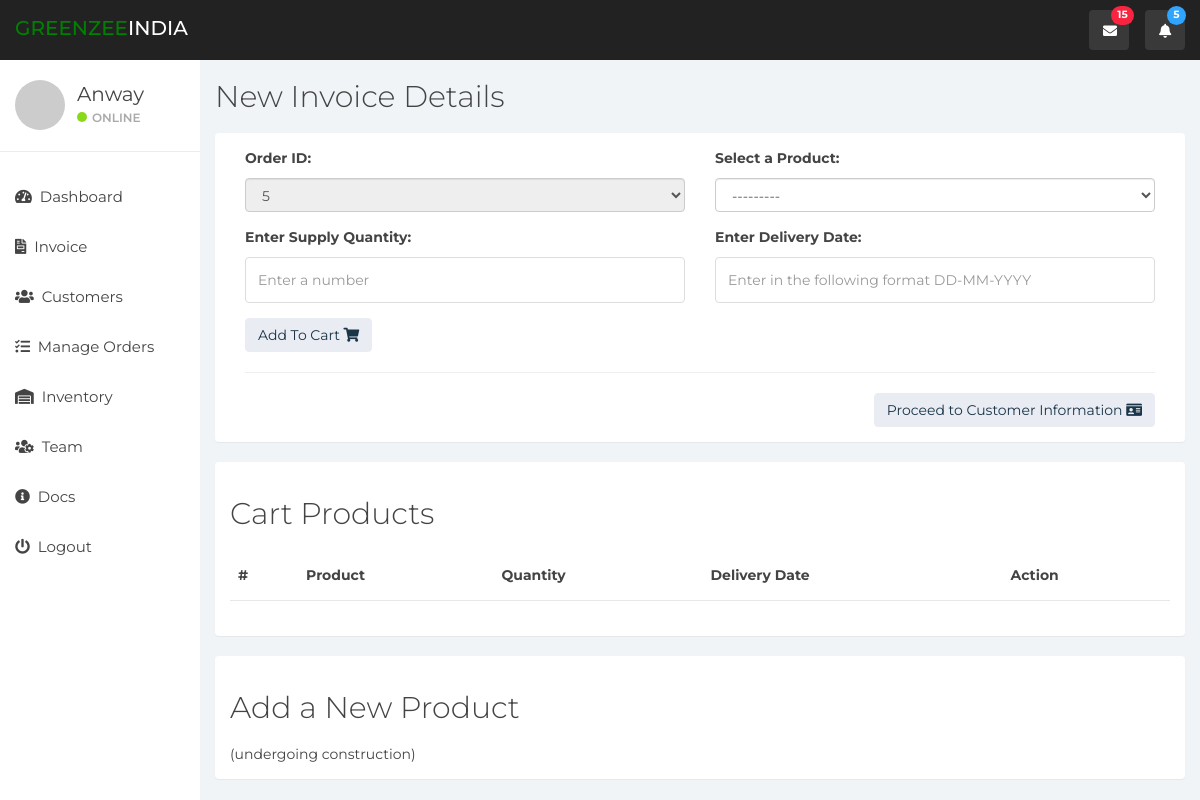
Screenshot of /invoice/add/selectProducts/5/ (signed in) with the database file from the repository.
### accounts/models.py (models this page shows, shortened)
class employee_table(AbstractBaseUser):
    employee_id = models.CharField(max_length=20, null=True, blank=True)
    first_name = models.CharField(max_length=30)
    last_name = models.CharField(max_length=30)
    email = models.EmailField(unique=True)
    mobileNumber = models.CharField(max_length=10, null=True, blank=True)
    address = models.CharField(max_length=200, null=True, blank=True)
    city = models.CharField(max_length=30, null=True, blank=True)
    pincode = models.IntegerField(null=True)
    state = models.CharField(max_length=35, null=True, choices=STATES)
    country = models.CharField(max_length=50, null=True, choices=COUNTRIES)
    organization_id = models.ForeignKey(organization_table, null=True, blank=True)
    privilege_id = models.ForeignKey(employee_privilege_table, null=True, blank=True)
    joining_date = models.DateField(auto_now=True, null=True, blank=True)
    last_login = models.DateTimeField(null=True)
    termination_date = models.DateField(null=True, blank=True)
    is_user = models.NullBooleanField()
    is_active = models.BooleanField(default=True)
    is_staff = models.BooleanField(default=True)
    api_token = models.UUIDField(default=uuid.uuid4, editable=False)
    token_created_date = models.DateTimeField(auto_now_add=True)
    objects = CustomUserManager()
    USERNAME_FIELD = 'email'
    REQUIRED_FIELDS = ['employee_id', 'first_name', 'mobileNumber']
    class Meta:
        verbose_name = "Employee"
        verbose_name_plural = "Employees"

### order/models.py (models this page shows)
class order_table(models.Model):
    order_id = models.AutoField(primary_key=True)
    customer_id = models.ForeignKey(customer_table, blank=True, null=True)
    organization_id = models.ForeignKey(organization_table, null=True, blank=True, default="")
    customer_address_id = models.ForeignKey(customer_address_table, null=True, blank=True, default="") # Billing/Shipping address
    employee_id = models.ForeignKey(employee_table, null=True, blank=True, default="")
    order_number = models.CharField(max_length=11)
    creation_date = models.DateField(auto_now=True)
    creation_time = models.TimeField(auto_now=True, null=True)
    status = models.CharField(max_length=11, null=True, default="", choices=ORDER_STATUS)
    def __unicode__(self):
        val = str(self.order_id)
        return val
    class Meta:
        verbose_name = "Order"
        verbose_name_plural = "Orders"

### stock/models.py (models this page shows, shortened)
class products_table(models.Model):
    product_id = models.IntegerField(primary_key=True)
    name = models.CharField(max_length=60)
    description = models.TextField(null=True, blank=True)
    actual_price = models.DecimalField(max_digits=7, decimal_places=2)
    cgst_tax = models.DecimalField(max_digits=4, decimal_places=2, null=True, blank=True, choices=GST_RATE, default=0)
    sgst_tax = models.DecimalField(max_digits=4, decimal_places=2, null=True, blank=True, choices=GST_RATE, default=0)
    igst_tax = models.DecimalField(max_digits=4, decimal_places=2, null=True, blank=True, choices=GST_RATE, default=0)
    post_tax_price = models.DecimalField(max_digits=7, decimal_places=2, null=True, blank=True)
    launch_date = models.DateField(null=True, blank=True)
    def __str__(self):
        return self.name

### invoice/views.py (the view)
# urls.py: url(r'invoice/add/selectProducts/(?P<id>\d+)/', views.select_products_for_order, name='product-order'),
def select_products_for_order(request, id):
    product_current = product_order_table.objects.filter(order_id_id=id)
    initial_data = {
        'order_id': id,
    }
    form = ProductsOrderForm(request.POST or None, initial=initial_data)
    context = {
        'id': id,
        'form': form,
        'products_list': product_current,
    }
    if request.method=='POST' and form.is_valid():
        form = ProductsOrderForm(request.POST)
        new_data = form.save(commit=False)
        prod_id = form.cleaned_data['product_id']
        quant = form.cleaned_data['quantity']
        new_data.save(prod_id, quant)
    else:
        form = ProductsOrderForm(request.POST or None, initial=initial_data)
    return render(request, 'selectProducts.html', context)

### order/forms.py
class ProductsOrderForm(forms.ModelForm):
    class Meta:
        model = product_order_table
        fields = {'order_id', 'product_id', 'quantity', 'delivery_date'}
        widgets = {
            'order_id': forms.Select(attrs={'readonly': True})
        }
        labels = {
            'product_id': 'Select a Product',
            'quantity': 'Enter Supply Quantity',
            'delivery_date': 'Enter Delivery Date',
            'order_id': 'Order ID'
        }
    def __init__(self, *args, **kwargs):
        super(ProductsOrderForm, self).__init__(*args, **kwargs)
        self.fields['product_id'].queryset = products_table.objects.all()
        for field_name, field in self.fields.items():
            field.widget.attrs['class'] = 'form-control'
            if field_name == 'delivery_date':
                field.widget.attrs['placeholder'] = 'Enter in the following format DD-MM-YYYY'
            elif field_name == 'quantity':
                field.widget.attrs['placeholder'] = 'Enter a number'

### invoice/templates/selectProducts.html (shortened to what this page needs)
{% load static %}
<!DOCTYPE html>
<html>
<head>
	{% include 'reqs/headerBar.html' %}
</head>
<body>
	{% include 'reqs/navbar.html' %}
	<div class="col-sm-9 col-sm-offset-3 col-lg-10 col-lg-offset-2 main">
		<div class="row">
			<div class="col-lg-12">
				<h2>New Invoice Details</h2>
			</div>
		</div>
		<div class="panel panel-default">
			<div class="panel-body">
				<form method="POST">
					<div class="form-row">
						{% for field in form.visible_fields %}
							<div class="form-group col-md-6">
								<label>{{ field.label_tag }}</label>
								{{ field }}
							</div>
						{% endfor %}
					</div>
					<div class="col-md-12">
						<button type="submit" class="btn btn-default btn-md" name="add_to_cart">Add To Cart <i class="fas fa-shopping-cart"></i></button>
					</div>
				</form>
				<div class="col-md-12">
					<hr>
					<a href="{%  url 'customer-records' id=id %}"><button class="btn btn-default btn-md pull-right">Proceed to Customer Information <i class="fas fa-id-card"></i></button></a>
				</div>
			</div>
		</div>
		<div class="panel panel-default">
			<div class="panel-body">
				<h2>Cart Products</h2>
				<table class="table table-hover">
				  <thead>
				    <tr>
				      <th scope="col">#</th>
				      <th scope="col">Product</th>
				      <th scope="col">Quantity</th>
				      <th scope="col">Delivery Date</th>
				      <th scope="col">Action</th>
				    </tr>
				  </thead>
				</table>
			</div>
		</div>
		<div class="panel panel-default">
			<div class="panel-body">
				<h2>Add a New Product</h2>(undergoing construction)
			</div>
		</div>
	</div>
</body>
</html>

### corec/templates/reqs/navbar.html (shortened to what this page needs)
<nav class="navbar navbar-custom navbar-fixed-top" role="navigation">
	<div class="container-fluid">
		<div class="navbar-header">
			<a class="navbar-brand" href="#"><span style="color: green;">Greenzee</span>India</a>
			<ul class="nav navbar-top-links navbar-right">
				<li class="dropdown"><a class="dropdown-toggle count-info" data-toggle="dropdown" href="#">
					<em class="fa fa-envelope"></em><span class="label label-danger">15</span>
				</a>
				</li>
				<li class="dropdown"><a class="dropdown-toggle count-info" data-toggle="dropdown" href="#">
					<em class="fa fa-bell"></em><span class="label label-info">5</span>
				</a>
				</li>
			</ul>
		</div>
	</div>
</nav>
<div id="sidebar-collapse" class="col-sm-3 col-lg-2 sidebar">
		<div class="profile-sidebar">
			<div class="profile-userpic">
				<img src="http://placehold.it/50/30a5ff/fff" class="img-responsive" alt="">
			</div>
			<div class="profile-usertitle">
				<div class="profile-usertitle-name">{{ user.first_name }}</div>
				<div class="profile-usertitle-status"><span class="indicator label-success"></span>Online</div>
			</div>
		</div>
		<ul class="nav menu">
			<li><a href="{% url 'dashboard' %}"><i class="fas fa-tachometer-alt"></i>&nbsp;</em> Dashboard</a></li>
			<li><a href="{% url 'invoice' %}"><i class="fas fa-file-invoice"></i>&nbsp;</em> Invoice</a></li>
			<li><a href="{% url 'blank' %}"><i class="fas fa-users"></i></i>&nbsp;</em> Customers</a></li>
			<li><a href="{% url 'blank' %}"><i class="fas fa-tasks"></i>&nbsp; Manage Orders</a></li>
			<li><a href="{% url 'blank' %}"><i class="fas fa-warehouse"></i>&nbsp;</em> Inventory</a></li>
			<li><a href="{% url 'blank' %}"><i class="fas fa-users-cog"></i>&nbsp;</em> Team</a></li>
			<li><a href="login.html"><i class="fas fa-info-circle"></i>&nbsp; Docs</a></li>
			<li><a href="login.html"><i class="fas fa-power-off"></i>&nbsp; Logout</a></li>
		</ul>
	</div>

### accounts/static/css/styles.css (style rules this page uses)
body { background: #f1f4f7; padding-top: 60px; font-size: 14px; color: #444444; font-family: "Montserrat", "Helvetica Neue", Helvetica, Arial, sans-serif; }
a, a:hover, a:focus { color: #30a5ff; }
h1, h2, h3, h4, h5, h6 { color: #444444; }
h2 { font-weight: 300; margin-bottom: 20px; }
input.form-control { border: 1px solid #ddd; box-shadow: none; height: 46px; }
.navbar-custom { background: #222; height: 60px; }
.navbar-header .navbar-brand { color: #fff; font-size: 20px; text-transform: uppercase; font-weight: 500; height: 60px; padding-top: 18px; }
.navbar-header .navbar-brand span { color: #30a5ff; }
.dropdown { background: rgba(255, 255, 255, 0.1); float: left; margin: 10px 8px; padding: 0px; border-radius: 4px; }
.dropdown a.dropdown-toggle { color: #fff; height: 40px; width: 40px; padding-top: 11px; padding-left: 9px; }
.dropdown .label { top: -4px; left: 22px; padding-top: 4px; padding-bottom: 4px; position: absolute; border-radius: 9999px; }
.navbar-top-links li:last-child { margin-right: 15px; }
.dropdown em { margin: 0 5px; }
.btn-default, .btn-default:hover, .btn-default:focus, .btn-default:active, .btn-default.active, .open > .dropdown-toggle.btn-default, .btn-default.disabled, .btn-default[disabled], fieldset[disabled] .btn-default, .btn-default.disabled:hover, .btn-default[disabled]:hover, fieldset[disabled] .btn-default:hover, .btn-default.disabled:focus, .btn-default[disabled]:focus, fieldset[disabled] .btn-default:focus, .btn-default.disabled:active, .btn-default[disabled]:active, fieldset[disabled] .btn-default:active, .btn-default.disabled.active, .btn-default[disabled].active, fieldset[disabled] .btn-default.active { background-color: #e9ecf2; border-color: #e9ecf2; color: #1b3548; }
.label-success { background-color: #8ad919; }
.label-info { background-color: #30a5ff; }
.label-danger { background-color: #f9243f; }
.panel { border: 0; }
.navbar { border: 0; }
.sidebar { display: block; padding: 0; display: none; box-shadow: none; background: #fff; }
.sidebar ul { margin: 20px 0px; }
@media (min-width: 768px) { .sidebar { display: block; position: fixed; top: 60px; bottom: 0; left: 0; z-index: 1000; display: block; margin: 0; padding: 0; overflow-x: hidden; overflow-y: auto; } }
@media (min-width: 768px) { .navbar-header { width: 100%; } }
.sidebar ul.nav li a { height: 50px; font-size: 15px; line-height: 2em; color: #444444; }
.profile-sidebar { padding: 10px 0; border-bottom: 1px solid #e9ecf2; }
.indicator { width: 10px; height: 10px; display: inline-block; border-radius: 9999px; margin-right: 5px; }
.profile-userpic img { float: left; margin: 10px 0px 0px 15px; width: 50px; height: 50px; border-radius: 9999px !important; }
.profile-usertitle { float: left; text-align: left; margin: 10px 0 0 12px; }
.profile-usertitle-name { font-size: 20px; margin-bottom: 0px; }
.profile-usertitle-status { text-transform: uppercase; color: #AAA; font-size: 12px; font-weight: 600; margin-bottom: 15px; }
.table { background: #fff; }
.table > thead > tr > th { border-bottom: 1px solid #e6e7e8; vertical-align: middle; height: 50px; }

### rows the page displays
employee_table: first_name "Anway"
order_table: visible_fields "5"
products_table: visible_fields "---------"

### other values shown
{{ field.label_tag }} "Order ID:" "Select a Product:" "Enter Supply Quantity:" "Enter Delivery Date:"
